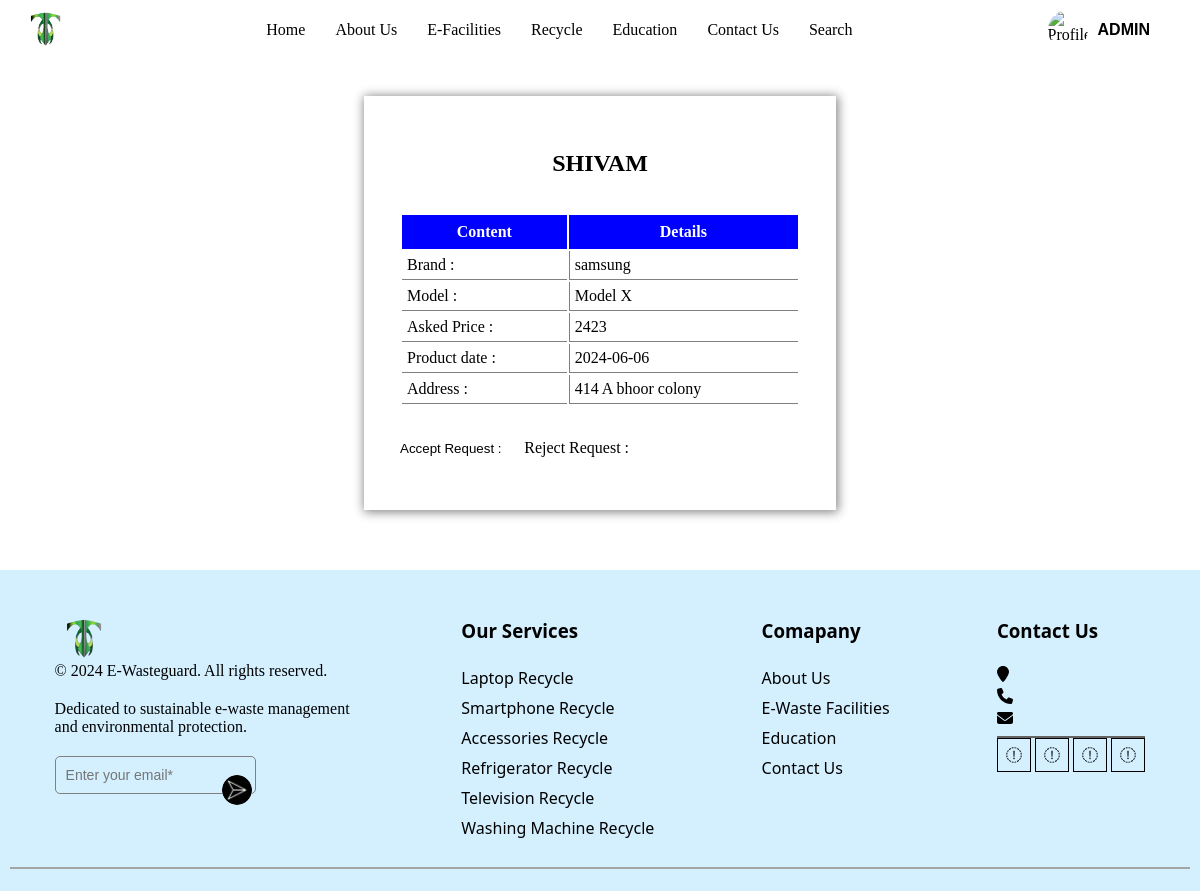
The page /inspect/27/ (signed in) on the database its author committed.
### myApp/models.py (models this page shows)
class RecycleForm(models.Model):
    name = models.CharField(max_length=100, null=True)
    user_id = models.IntegerField(null=True)
    organisation_id = models.CharField(max_length=100, default=1, null=True)
    organisation_name = models.CharField(max_length=100, default='Empty', null=True)
    brand = models.CharField(max_length=100, null=True)
    model = models.CharField(max_length=200, null=True)
    price= models.IntegerField(null=True)
    date = models.CharField(max_length=100, null=True)
    location = models.CharField(max_length=200, null=True)
    image = models.ImageField(upload_to='recycle_images/', null=True)
    phone = models.IntegerField()
    facility = models.CharField(max_length=20)
    created = models.DateTimeField(auto_now_add = True, null=True)
    status = models.CharField(max_length=10, null=True)
    class Meta:
        ordering = ['-created']

### myApp/views.py (the view, shortened to what this page needs)
# urls.py: path('inspect/<str:pk>/', views.Inspect, name='inspect'),
@login_required(login_url='login')
def Inspect(request, pk):
    recycle_data = RecycleForm.objects.get(id=pk, organisation_id = request.user.id)
    context = {
        'recycle_data' : recycle_data
    }
    print(recycle_data.organisation_name)
    return render(request, 'staff/inspect.html', context)

### templates/staff/inspect.html (shortened to what this page needs)
{% extends "base.html" %}
{% load static %}
    {% block css %}{% static "inspect.css" %}{% endblock css %}
    {% block body %}
    <div class="container">
        <div class="user">
            <h2>{{recycle_data.name | upper}}</h2>
        </div>
        <br><br>
        <form action="" method="POST">
            <table>
                <tr>
                    <th>
                        Content
                    </th>
                    <th>
                        Details
                    </th>
                </tr>
                <tr>
                    <td>
                        Brand :
                    </td>
                    <td>
                        {{recycle_data.brand}}
                    </td>
                </tr>
                <tr>
                    <td>
                        Model :
                    </td>
                    <td>
                        {{recycle_data.model}}
                    </td>
                </tr>
                <tr>
                    <td>
                        Asked Price :
                    </td>
                    <td>
                        {{recycle_data.price}}
                    </td>
                </tr>
                <tr>
                    <td>
                        Product date :
                    </td>
                    <td>
                        {{recycle_data.date}}
                    </td>
                </tr>
                <tr>
                    <td>
                        Address :
                    </td>
                    <td>
                        {{recycle_data.location}}
                    </td>
                </tr>
            </table>
            <br>
            <button>
                <label for="">Accept Request : </label>
            </button>
                <label for="">Reject Request : </label>
        </form>
    </div>
    {% endblock body %}

### templates/base.html (shortened to what this page needs)
{% load static %}
<!DOCTYPE html>
<html lang="en">
<head>
    <link rel="stylesheet" href="{% static 'base.css' %}">
    <link rel="stylesheet" href="{% block css %}{% endblock css %}">
    <link rel="stylesheet" href="https://cdnjs.cloudflare.com/ajax/libs/font-awesome/4.7.0/css/font-awesome.min.css">
    <link rel="stylesheet" href="https://unpkg.com/leaflet@1.9.4/dist/leaflet.css"
 />
    <link rel="stylesheet" href="https://unpkg.com/leaflet-routing-machine@latest/dist/leaflet-routing-machine.css" />
    <link href="https://unpkg.com/aos@2.3.1/dist/aos.css" rel="stylesheet">
</head>
<body>
    <div class="nav">
        <nav>
            <a href="#" class="logo"><img src="../static/logo.png" alt="">
            </a>
            <ul class="nav-links">
                <li><a href="{% url "index" %}">Home</a></li>
                <li><a href="{% url "about" %}">About Us</a></li>
                <li><a href="{% url "e-facility" %}">E-Facilities</a></li>
                <li><a href="{% url "recycle" %}">Recycle</a></li>
                <li><a href="{% url "education" %}">Education</a></li>
                <li><a href="{% url "contact" %}">Contact Us</a></li>
                <li><a href="{% url "search" %}">Search</a></li>
            </ul>
            {% if user.is_authenticated %}
            <div class="right_side" style="display: flex;">
            <li class="nav-item dropdown">
                <span class="profile-image" id="profileImage">
                    <img src="{% static 'owner2.jpg' %}" alt="Profile"  >
                    <p>{{user.username|upper}}</p>
                </span>
              </li>
            </div>
            {% else %}
            <span>
                <a href="{% url "login" %}" class="btn">LOGIN</a>
            </span>
            {% endif %}
        </nav>
    </div>
    {% block body %}
    {% endblock body %}
    <footer>
        <div class="footer-about">
            <form action="{% url 'mails' %}" method="POST">
                <img src="../static/logo.png" alt="">
                <p>&copy; 2024 E-Wasteguard. All rights reserved.</p>
        <p>
            Dedicated to sustainable e-waste management and environmental protection.
        </p>
                <input type="email" placeholder="Enter your email*" name="index_gmail">
                <span>
                    <button type="submit">
                        <a href="">
                            <img src="../static/send.jpg" alt="">
                        </a>
                    </button>
                </span>
            </form>
        </div>
        <div class="footer-services">
            <h3>Our Services</h3>
            <a href="recycle_main/laptop/">Laptop Recycle</a><br>
            <a href="recycle_main/smartphone/">Smartphone Recycle</a><br>
            <a href="recycle_main/items/">Accessories Recycle</a><br>
            <a href="recycle_main/refrigerator/">Refrigerator Recycle</a><br>
            <a href="recycle_main/television/">Television Recycle</a><br>
            <a href="recycle_main/washing machine/">Washing Machine Recycle</a><br>
        </div>
        <div class="footer-company">
            <h3>Comapany</h3>
            <a href="{% static "index" %}">About Us</a><br>
            <a href="{% static "recycle" %}">E-Waste Facilities</a><br>
            <a href="{% static "education" %}">Education</a><br>
            <a href="{% static "contact" %}">Contact Us</a><br>
        </div>
        <div class="footer-contact">
            <h3>Contact Us</h3>
            <i class="fa fa-map-marker">&nbsp;Faridabad, 121002</i><br>
            <i class="fa fa-phone">&nbsp;+91 9932313440</i><br>
            <i class="fa fa-envelope">&nbsp;shivam241980@gmail.com</i>
            <h1></h1>
            <i class="fa fa-linkedin-square" style="border: 1px solid black; padding: 8px;"></i>
            <i class="fa fa-instagram" style="border: 1px solid black; padding: 8px;"></i>
            <i class="fa fa-facebook-f" style="border: 1px solid black; padding: 8px;"></i>
            <i class="fa fa-whatsapp" style="border: 1px solid black; padding: 8px;"></i>
        </div>
    </footer>
    <h1 id="line"></h1>
</body>
</html>

### static/base.css (style rules this page uses)
* { margin: 0; padding: 0; }
nav { background-color: white; padding: 10px 20px; display: flex; align-items: center; justify-content: space-between; }
.logo { background-color: white; }
.logo img { height: 35px; background-color: white; text-decoration: none; }
.nav-links { list-style-type: none; margin: 0; padding: 0; display: flex; background-color: white; }
.nav-links li { margin-right: 20px; }
.nav-links li:last-child { margin-right: 0; }
.nav-links a { color: black; text-decoration: none; background-color: white; padding: 5px; font-size: 1rem; }
.dropdown { list-style: none; }
.nav-item { margin-right: 30px; }
.profile-image { display: flex; justify-content: space-between; align-items: center; }
.profile-image p { margin-left: 10px; font-weight: bold; font-family: Arial, Helvetica, sans-serif; cursor: pointer; }
.profile-image img { width: 40px; height: 40px; border-radius: 50%; cursor: pointer; margin: auto; }
footer { margin-top: 5%; display: flex; justify-content: space-around; background-color: rgb(212, 240, 255); padding: 4% 1px 4% 1px ; }
footer a { text-decoration: none; color: black; font-family: 'Segoe UI', Tahoma, Geneva, Verdana, sans-serif; }
.footer-about { width: 25%; }
.footer-about img { height: 40px; }
.footer-about p { font-weight: 500; margin-bottom: 20px; }
.footer-about span { position: relative; }
.footer-about input { padding: 10px; border: 10px; border-radius: 5px; border: 1px solid gray; background-color: rgb(212, 240, 255); font-size: 14px; width: 60%; font-family: 'Gill Sans', 'Gill Sans MT', Calibri, 'Trebuchet MS', sans-serif; font-weight: 100; }
.footer-about span button { position: absolute; right: 0; border: none; background: inherit; margin: 4px; }
.footer-about span button img { border-radius: 50%; height: 30px; }
.footer-services, .footer-company, .footer-contact { font-family: 'Segoe UI', Tahoma, Geneva, Verdana, sans-serif; }
.footer-services h3, .footer-company h3, .footer-contact h3 { margin-bottom: 20px; }
.footer-services a, .footer-company a, .footer-contact a { line-height: 30px; }
.footer-contact h1 { background-color: rgb(100, 100, 100); height: 2px; margin-top: 5%; }
#line { background-color: rgb(165, 165, 165); height: 2px; margin-top: -2%; margin-left: 10px; margin-right: 10px; }

### static/inspect.css (style rules this page uses)
.container { margin: auto; width: 400px; box-shadow: 1px 1px 10px 1px gray; padding: 3%; margin-top: 3%; }
.container .user { text-align: center; }
form table { width: 100%; }
form table th { background-color: blue; padding: 8px; color: white; }
form table td:last-child { border-left: 1px solid gray; }
form table td { padding: 5px; border-bottom: 1px solid gray; }
form a img { height: 40px; border-radius: 50%; margin-bottom: -15px; }
form button label { margin-top: -10px; margin-right: 5px; }
form button { background-color: white; line-height: 50px; border: none; margin-right: 10px; }

### rows shown on the page
RecycleForm: name "SHIVAM", brand "samsung", model "Model X", price "2423", date "2024-06-06", location "414 A bhoor colony"

### other values the page prints
{{ user.username|upper }} "ADMIN"
